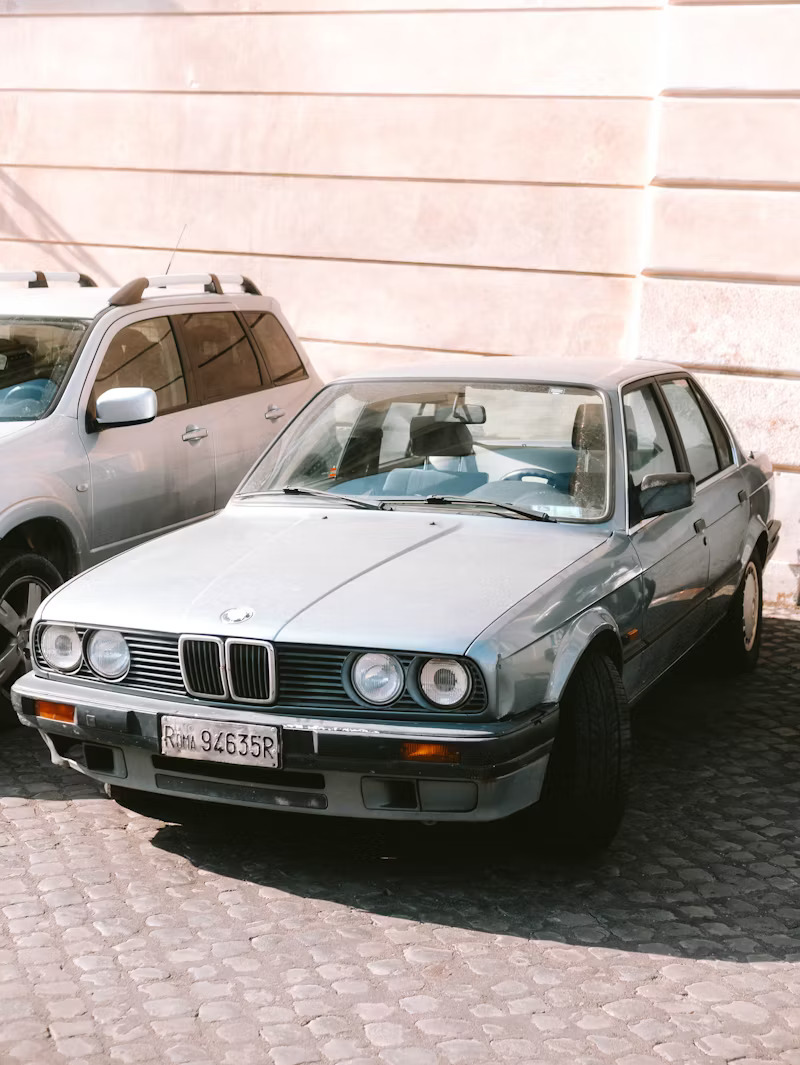
#> input picture input_images/image1.jpg, 800 x 1065 px, found by its file name; its folder holds 4 pictures in this run
$ python image_resizer.py   (older library calls are emulated)
#> lines starting #> are read from the running program, lines starting #| are printed output that depends on the picture
from PIL import Image
import os

def resize_images(input_directory, output_directory, target_size):
    """
    Resizes all images in the input directory and saves them in the output directory.

    """
#> called with input_directory = '/Users/tusharsharma/Desktop/input_images', target_size = (300, 300)
    # Check if input directory exists
    if not os.path.exists(input_directory):
        print(f"Error: Input directory does not exist: {input_directory}")
        return

    # Ensure output directory exists
    if not os.path.exists(output_directory):
        os.makedirs(output_directory)

    # Iterate through all files in the input directory
    for filename in os.listdir(input_directory):
        filepath = os.path.join(input_directory, filename)

        # Check if it's a file and an image
        if os.path.isfile(filepath) and filename.lower().endswith(('.png', '.jpg', '.jpeg', '.bmp', '.gif')):
            try:
                with Image.open(filepath) as img:
                    # Resize the image
#> img is the input picture: PIL image 800x1065 RGB; mean R, G, B 172.4, 163.1, 159.1
                    img_resized = img.resize(target_size, Image.ANTIALIAS)
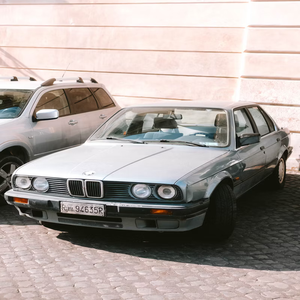
#> img_resized: PIL image 300x300 RGB; mean R, G, B 172.3, 163.1, 159.1

                    # Save the resized image to the output directory
                    output_path = os.path.join(output_directory, filename)
                    img_resized.save(output_path)
                    print(f"Resized and saved: {filename}")
            except Exception as e:
                print(f"Error processing {filename}: {e}")
#> pass 2 of the loop in resize_images, `for filename in os.listdir(input_directory):`:
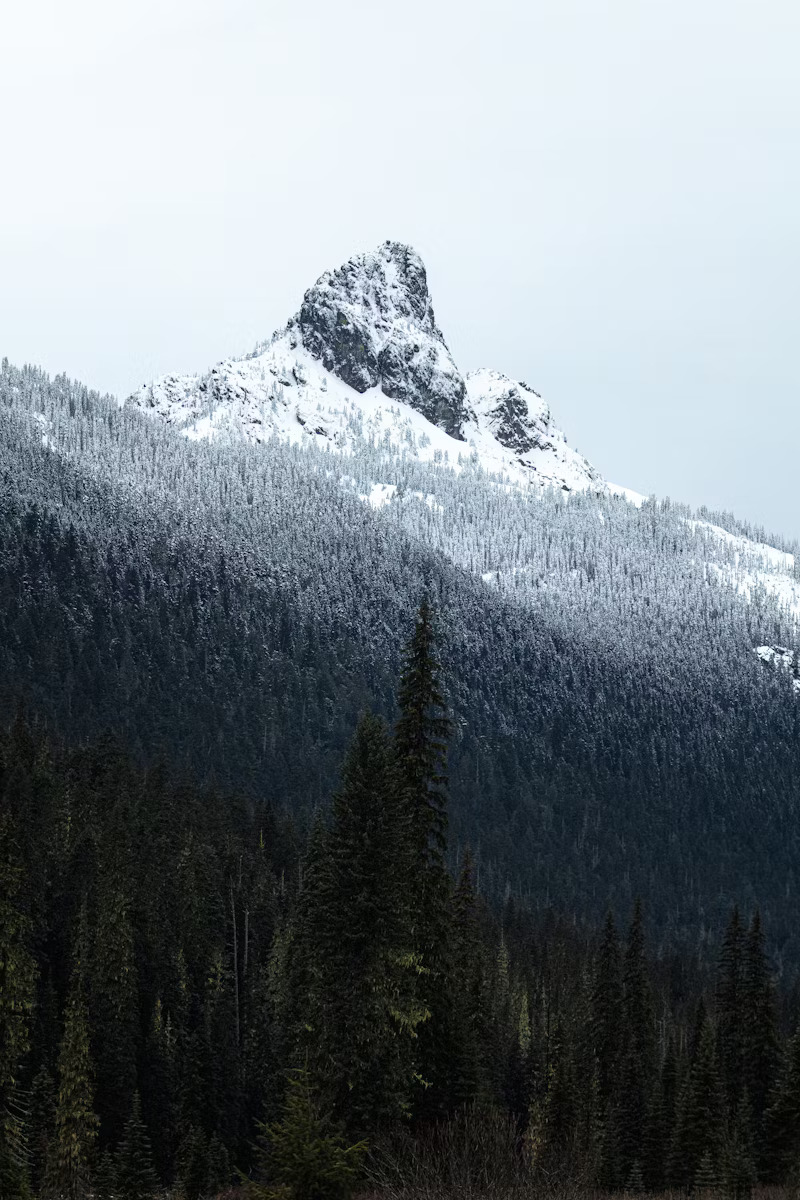
#> input picture input_images/image2.jpg, 800 x 1200 px, found by its file name
#> in resize_images, img is the input picture: PIL image 800x1200 RGB; mean R, G, B 116.1, 124, 129.4
#> in resize_images, `img_resized = img.resize(target_size, Image.ANTIALIAS)`:
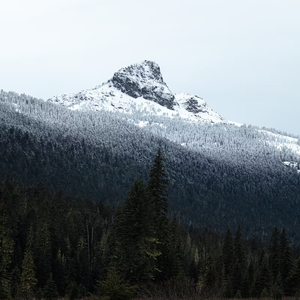
#> img_resized: PIL image 300x300 RGB; mean R, G, B 116.1, 124, 129.4
#> pass 3 of the loop in resize_images, `for filename in os.listdir(input_directory):`:
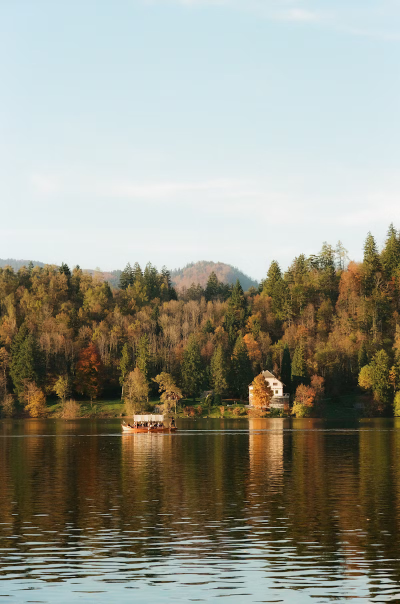
#> input picture input_images/image3.jpg, 800 x 1207 px, found by its file name (shown at 1/2 size)
#> in resize_images, img is the input picture: PIL image 800x1207 RGB; mean R, G, B 149.3, 148.5, 135
#> in resize_images, `img_resized = img.resize(target_size, Image.ANTIALIAS)`:
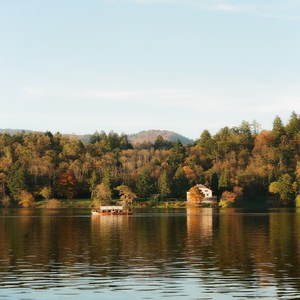
#> img_resized: PIL image 300x300 RGB; mean R, G, B 149.3, 148.5, 135
#> the loop made 4 passes; the first 3 are shown


input_dir = "/Users/tusharsharma/Desktop/input_images"
output_dir = "/Users/tusharsharma/Desktop/output_images"
resize_dimensions = (300, 300)

resize_images(input_dir, output_dir, resize_dimensions)
